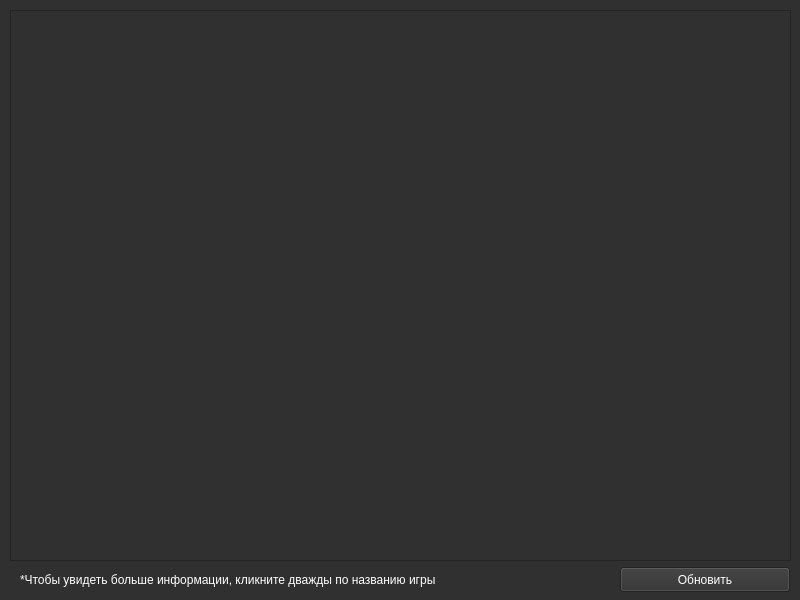
<?xml version="1.0" encoding="UTF-8"?>
<ui version="4.0">
 <class>MainWindow</class>
 <widget class="QMainWindow" name="MainWindow">
  <property name="geometry">
   <rect>
    <x>0</x>
    <y>0</y>
    <width>800</width>
    <height>600</height>
   </rect>
  </property>
  <property name="windowTitle">
   <string>MainWindow</string>
  </property>
  <property name="styleSheet">
   <string notr="true">background-color: rgb(48, 48, 48);</string>
  </property>
  <widget class="QWidget" name="centralwidget">
   <widget class="QTableWidget" name="tableWidget">
    <property name="geometry">
     <rect>
      <x>10</x>
      <y>10</y>
      <width>781</width>
      <height>551</height>
     </rect>
    </property>
    <property name="styleSheet">
     <string notr="true">background-color: rgb(48, 48, 48);
color: rgb(255, 255, 255);</string>
    </property>
   </widget>
   <widget class="QLabel" name="label">
    <property name="geometry">
     <rect>
      <x>20</x>
      <y>570</y>
      <width>551</width>
      <height>20</height>
     </rect>
    </property>
    <property name="styleSheet">
     <string notr="true">background-color: rgb(48, 48, 48);
font: 10pt &quot;MS Shell Dlg 2&quot;;
color: rgb(255, 255, 255);</string>
    </property>
    <property name="text">
     <string>*Чтобы увидеть больше информации, кликните дважды по названию игры</string>
    </property>
   </widget>
   <widget class="QPushButton" name="btn_update">
    <property name="geometry">
     <rect>
      <x>620</x>
      <y>567</y>
      <width>170</width>
      <height>25</height>
     </rect>
    </property>
    <property name="styleSheet">
     <string notr="true">background-color: rgb(48, 48, 48);
color: rgb(255, 255, 255);</string>
    </property>
    <property name="text">
     <string>Обновить</string>
    </property>
   </widget>
  </widget>
 </widget>
 <resources/>
 <connections/>
</ui>
